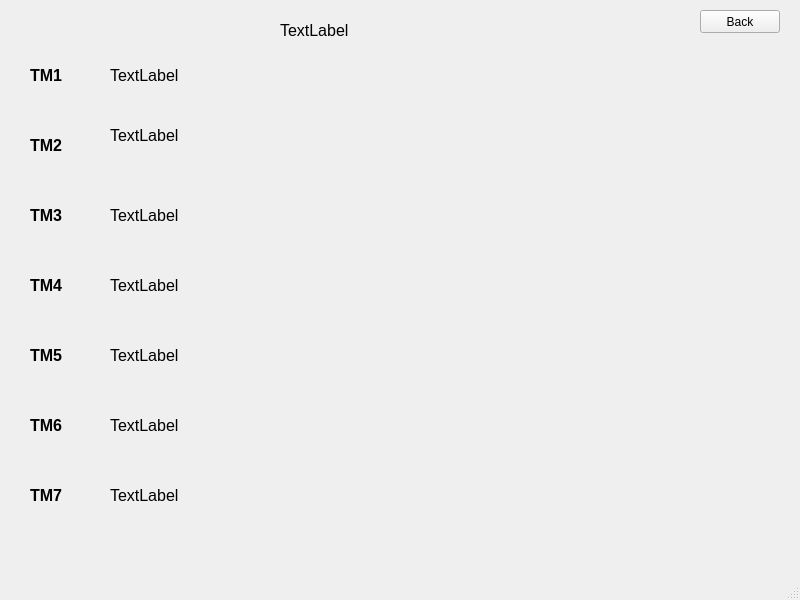
<?xml version="1.0" encoding="UTF-8"?>
<ui version="4.0">
 <class>Alignment</class>
 <widget class="QMainWindow" name="Alignment">
  <property name="geometry">
   <rect>
    <x>0</x>
    <y>0</y>
    <width>800</width>
    <height>600</height>
   </rect>
  </property>
  <property name="windowTitle">
   <string>MainWindow</string>
  </property>
  <widget class="QWidget" name="centralwidget">
   <widget class="QLabel" name="label">
    <property name="geometry">
     <rect>
      <x>30</x>
      <y>60</y>
      <width>71</width>
      <height>31</height>
     </rect>
    </property>
    <property name="text">
     <string>&lt;html&gt;&lt;head/&gt;&lt;body&gt;&lt;p&gt;&lt;span style=&quot; font-size:12pt; font-weight:600;&quot;&gt;TM1&lt;/span&gt;&lt;/p&gt;&lt;/body&gt;&lt;/html&gt;</string>
    </property>
   </widget>
   <widget class="QLabel" name="label_2">
    <property name="geometry">
     <rect>
      <x>30</x>
      <y>200</y>
      <width>71</width>
      <height>31</height>
     </rect>
    </property>
    <property name="text">
     <string>&lt;html&gt;&lt;head/&gt;&lt;body&gt;&lt;p&gt;&lt;span style=&quot; font-size:12pt; font-weight:600;&quot;&gt;TM3&lt;/span&gt;&lt;/p&gt;&lt;/body&gt;&lt;/html&gt;</string>
    </property>
   </widget>
   <widget class="QLabel" name="label_3">
    <property name="geometry">
     <rect>
      <x>30</x>
      <y>130</y>
      <width>71</width>
      <height>31</height>
     </rect>
    </property>
    <property name="text">
     <string>&lt;html&gt;&lt;head/&gt;&lt;body&gt;&lt;p&gt;&lt;span style=&quot; font-size:12pt; font-weight:600;&quot;&gt;TM2&lt;/span&gt;&lt;/p&gt;&lt;/body&gt;&lt;/html&gt;</string>
    </property>
   </widget>
   <widget class="QLabel" name="label_4">
    <property name="geometry">
     <rect>
      <x>30</x>
      <y>270</y>
      <width>71</width>
      <height>31</height>
     </rect>
    </property>
    <property name="text">
     <string>&lt;html&gt;&lt;head/&gt;&lt;body&gt;&lt;p&gt;&lt;span style=&quot; font-size:12pt; font-weight:600;&quot;&gt;TM4&lt;/span&gt;&lt;/p&gt;&lt;/body&gt;&lt;/html&gt;</string>
    </property>
   </widget>
   <widget class="QLabel" name="label_5">
    <property name="geometry">
     <rect>
      <x>30</x>
      <y>340</y>
      <width>71</width>
      <height>31</height>
     </rect>
    </property>
    <property name="text">
     <string>&lt;html&gt;&lt;head/&gt;&lt;body&gt;&lt;p&gt;&lt;span style=&quot; font-size:12pt; font-weight:600;&quot;&gt;TM5&lt;/span&gt;&lt;/p&gt;&lt;/body&gt;&lt;/html&gt;</string>
    </property>
   </widget>
   <widget class="QLabel" name="label_6">
    <property name="geometry">
     <rect>
      <x>30</x>
      <y>410</y>
      <width>71</width>
      <height>31</height>
     </rect>
    </property>
    <property name="text">
     <string>&lt;html&gt;&lt;head/&gt;&lt;body&gt;&lt;p&gt;&lt;span style=&quot; font-size:12pt; font-weight:600;&quot;&gt;TM6&lt;/span&gt;&lt;/p&gt;&lt;/body&gt;&lt;/html&gt;</string>
    </property>
   </widget>
   <widget class="QLabel" name="label_7">
    <property name="geometry">
     <rect>
      <x>30</x>
      <y>480</y>
      <width>71</width>
      <height>31</height>
     </rect>
    </property>
    <property name="text">
     <string>&lt;html&gt;&lt;head/&gt;&lt;body&gt;&lt;p&gt;&lt;span style=&quot; font-size:12pt; font-weight:600;&quot;&gt;TM7&lt;/span&gt;&lt;/p&gt;&lt;/body&gt;&lt;/html&gt;</string>
    </property>
   </widget>
   <widget class="QPushButton" name="homeButton">
    <property name="geometry">
     <rect>
      <x>700</x>
      <y>10</y>
      <width>80</width>
      <height>23</height>
     </rect>
    </property>
    <property name="text">
     <string>Back</string>
    </property>
   </widget>
   <widget class="QLabel" name="TM1_align">
    <property name="geometry">
     <rect>
      <x>110</x>
      <y>50</y>
      <width>651</width>
      <height>51</height>
     </rect>
    </property>
    <property name="font">
     <font>
      <pointsize>12</pointsize>
     </font>
    </property>
    <property name="text">
     <string>TextLabel</string>
    </property>
   </widget>
   <widget class="QLabel" name="TM2_align">
    <property name="geometry">
     <rect>
      <x>110</x>
      <y>110</y>
      <width>651</width>
      <height>51</height>
     </rect>
    </property>
    <property name="font">
     <font>
      <pointsize>12</pointsize>
     </font>
    </property>
    <property name="text">
     <string>TextLabel</string>
    </property>
   </widget>
   <widget class="QLabel" name="TM3_align">
    <property name="geometry">
     <rect>
      <x>110</x>
      <y>190</y>
      <width>651</width>
      <height>51</height>
     </rect>
    </property>
    <property name="font">
     <font>
      <pointsize>12</pointsize>
     </font>
    </property>
    <property name="text">
     <string>TextLabel</string>
    </property>
   </widget>
   <widget class="QLabel" name="TM4_align">
    <property name="geometry">
     <rect>
      <x>110</x>
      <y>260</y>
      <width>651</width>
      <height>51</height>
     </rect>
    </property>
    <property name="font">
     <font>
      <pointsize>12</pointsize>
     </font>
    </property>
    <property name="text">
     <string>TextLabel</string>
    </property>
   </widget>
   <widget class="QLabel" name="TM5_align">
    <property name="geometry">
     <rect>
      <x>110</x>
      <y>330</y>
      <width>651</width>
      <height>51</height>
     </rect>
    </property>
    <property name="font">
     <font>
      <pointsize>12</pointsize>
     </font>
    </property>
    <property name="text">
     <string>TextLabel</string>
    </property>
   </widget>
   <widget class="QLabel" name="TM6_align">
    <property name="geometry">
     <rect>
      <x>110</x>
      <y>400</y>
      <width>651</width>
      <height>51</height>
     </rect>
    </property>
    <property name="font">
     <font>
      <pointsize>12</pointsize>
     </font>
    </property>
    <property name="text">
     <string>TextLabel</string>
    </property>
   </widget>
   <widget class="QLabel" name="TM7_align">
    <property name="geometry">
     <rect>
      <x>110</x>
      <y>470</y>
      <width>651</width>
      <height>51</height>
     </rect>
    </property>
    <property name="font">
     <font>
      <pointsize>12</pointsize>
     </font>
    </property>
    <property name="text">
     <string>TextLabel</string>
    </property>
   </widget>
   <widget class="QLabel" name="target_template">
    <property name="geometry">
     <rect>
      <x>280</x>
      <y>10</y>
      <width>311</width>
      <height>41</height>
     </rect>
    </property>
    <property name="font">
     <font>
      <pointsize>12</pointsize>
     </font>
    </property>
    <property name="text">
     <string>TextLabel</string>
    </property>
   </widget>
  </widget>
  <widget class="QMenuBar" name="menubar">
   <property name="geometry">
    <rect>
     <x>0</x>
     <y>0</y>
     <width>800</width>
     <height>20</height>
    </rect>
   </property>
  </widget>
  <widget class="QStatusBar" name="statusbar"/>
 </widget>
 <resources/>
 <connections/>
</ui>
